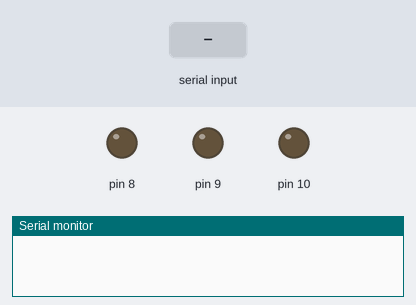
The sketch below on a simulated Arduino Uno, built with avr-gcc and run on an emulated ATmega328P. Parts: output pins drawn as LEDs (lit = HIGH), the last lines printed to the serial monitor. Inputs (shaded band) come from the test bench.

Above: at 1.2 s.
1.3 s: "1" received over Serial
At 2.1 s:
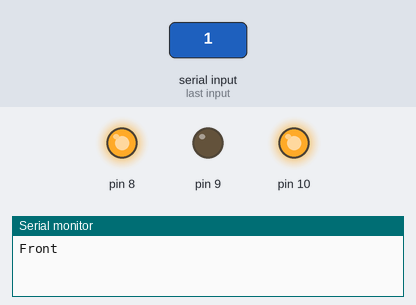
At 3.2 s:
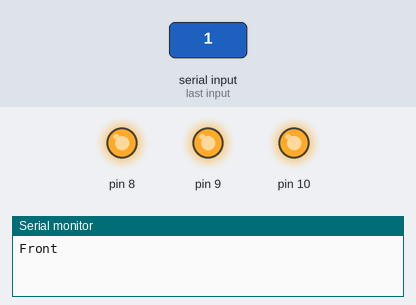
3.8 s: "2" received over Serial
At 4.3 s:
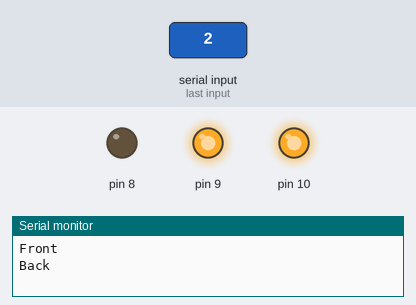
Timing chart, 0 to 6.8 s (numbered marks = the images above; inputs shaded):
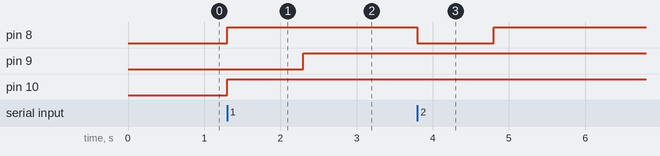

Measured:
- after the input at 1.3 s, pin 8, pin 10: LOW → HIGH at once; pin 9: LOW → HIGH after 1.0 s
- after the input at 3.8 s, pin 8: HIGH → LOW at once, → HIGH 1.0 s later

The sketch:

moter-driver.ino
```cpp
void setup() {
  Serial.begin(115200);

  pinMode(9, OUTPUT); //9ピンをモータードライバの入力1に接続
  pinMode(8, OUTPUT); //8ピンをモータードライバの入力2に接続
  pinMode(10, OUTPUT); //10ピンをモータードライバのVrefに接続
}

void loop() {
  char c;

  if(Serial.available()){
    c = Serial.read();

    if(c == '1'){
      Serial.println("Front"); //1を入力すると正回転
      digitalWrite(9, LOW);
      digitalWrite(8, HIGH);
      analogWrite(10, 255);

      delay(1000);

      digitalWrite(9, HIGH);
      digitalWrite(8, HIGH);
    }
    else if(c == '2'){
      Serial.println("Back"); //2を入力すると逆回転
      digitalWrite(9, HIGH);
      digitalWrite(8, LOW);
      analogWrite(10, 255);

      delay(1000);

      digitalWrite(9, HIGH);
      digitalWrite(8, HIGH);
    }
  }
}
```
